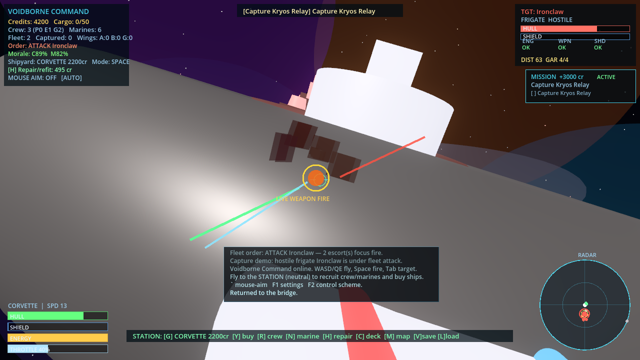
#> input picture artifacts/qa/20260625T160403Z/01_space_battle_thumb.png, 640 x 360 px
$ python make_contact_sheet.py ../artifacts/qa/20260625T160403Z out.png
#> lines starting #> are read from the running program, lines starting #| are printed output that depends on the picture
#!/usr/bin/env python3
"""make_contact_sheet.py — tile the captured PNGs into a single contact-sheet JPG.

Also performs a "not black" sanity check: it fails if every source image is effectively
black (mean luma below a threshold), since a black frame means the capture is broken.

Usage:
    python3 tools/make_contact_sheet.py <screenshots_dir> <output.jpg>
"""
import sys
import os
import glob
from PIL import Image

BLACK_LUMA_THRESHOLD = 8.0   # mean 0-255 luma below this == effectively black
COLS = 2
THUMB_W = 640


def mean_luma(img: Image.Image) -> float:
    g = img.convert("L").resize((64, 64))
    px = g.tobytes()
    return sum(px) / len(px)


def main() -> int:
    if len(sys.argv) < 3:
        print("usage: make_contact_sheet.py <screenshots_dir> <output.jpg>")
        return 2
    src_dir = sys.argv[1]
    out_path = sys.argv[2]

    paths = sorted(glob.glob(os.path.join(src_dir, "*.png")))
    if not paths:
        print(f"FAIL: no PNG screenshots found in {src_dir}")
        return 1

    thumbs = []
    lumas = []
    for p in paths:
        try:
            im = Image.open(p).convert("RGB")
#> im is the input picture: PIL image 640x360 RGB; mean R, G, B 101.1, 94.9, 98.4
        except Exception as e:  # noqa: BLE001
            print(f"WARN: could not open {p}: {e}")
            continue
        lum = mean_luma(im)
#> in mean_luma, `g = img.convert("L").resize((64, 64))`:
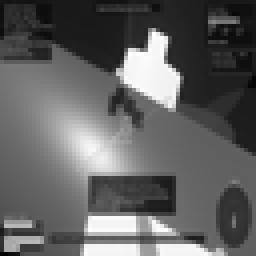
#> g: PIL image 64x64 L (shown 4 times larger); min 1, max 255, mean 97.1
#> lum = 97.1
        lumas.append((os.path.basename(p), lum))
        ratio = THUMB_W / im.width
#> ratio = 1
        thumb = im.resize((THUMB_W, int(im.height * ratio)))
        thumbs.append(thumb)
#> pass 2 of the loop in main, `for p in paths:`:
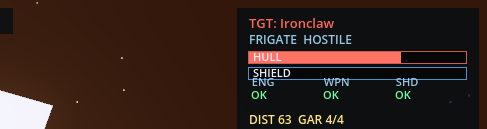
#> input picture artifacts/qa/20260625T160403Z/01_space_battle_tr.png, 487 x 129 px
#> in main, im is the input picture: PIL image 487x129 RGB; mean R, G, B 52.4, 34.5, 28.3
#> in mean_luma (call 2), `g = img.convert("L").resize((64, 64))`:
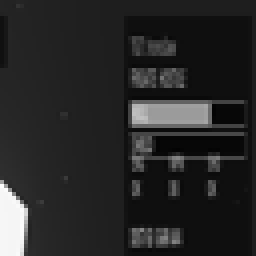
#> g: PIL image 64x64 L (shown 4 times larger); min 3, max 253, mean 39.2
#> in main, `lum = mean_luma(im)`: lum = 39.17
#> in main, `thumb = im.resize((THUMB_W, int(im.height * ratio)))`:
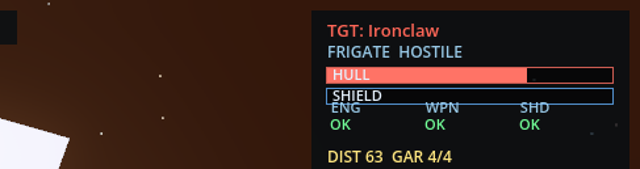
#> thumb: PIL image 640x169 RGB; mean R, G, B 52.4, 34.5, 28.4

    print("per-image mean luma (0-255):")
    for name, lum in lumas:
        flag = "  <-- BLACK" if lum < BLACK_LUMA_THRESHOLD else ""
        print(f"  {name:28s} {lum:6.2f}{flag}")
#> this loop made 2 passes
#> (name, lum, flag) on passes 1 to 2: ('01_space_battle_thumb.png', 97.1, ''), ('01_space_battle_tr.png', 39.17, '')
#|   01_space_battle_thumb.png     97.10
#|   01_space_battle_tr.png        39.17

    if not thumbs:
        print("FAIL: no readable images.")
        return 1

    if all(lum < BLACK_LUMA_THRESHOLD for _, lum in lumas):
        print("FAIL: all screenshots are effectively black.")
        return 1

    cols = min(COLS, len(thumbs))
#> cols = 2
    rows = (len(thumbs) + cols - 1) // cols
#> rows = 1
    cw = max(t.width for t in thumbs)
#> cw = 640
    ch = max(t.height for t in thumbs)
#> ch = 360
    pad = 8
    sheet = Image.new("RGB", (cols * cw + pad * (cols + 1), rows * ch + pad * (rows + 1)), (10, 12, 20))
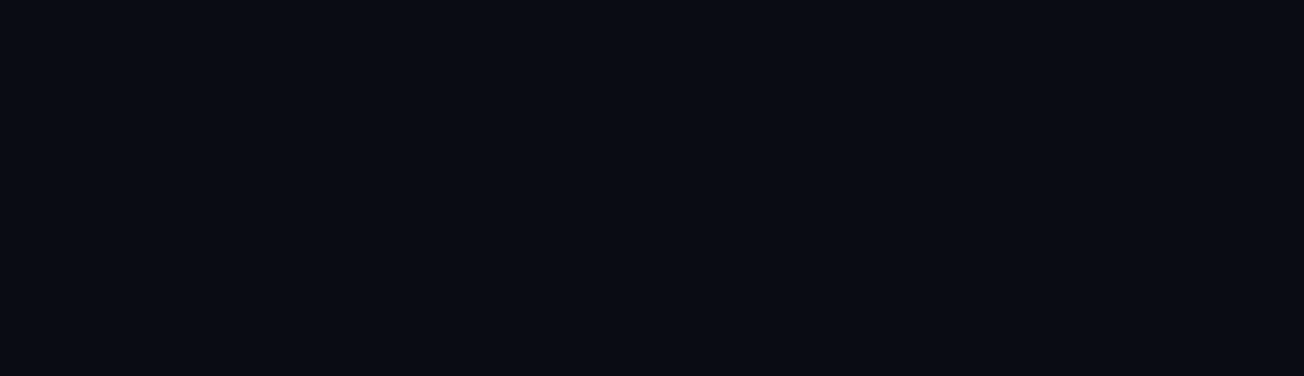
#> sheet: PIL image 1304x376 RGB; mean R, G, B 10, 12, 20
    for i, t in enumerate(thumbs):
        r, c = divmod(i, cols)
        x = pad + c * (cw + pad)
        y = pad + r * (ch + pad)
        sheet.paste(t, (x, y))
#> this loop made 2 passes
#> (r, c, x, y) on passes 1 to 2: (0, 0, 8, 8), (0, 1, 656, 8)
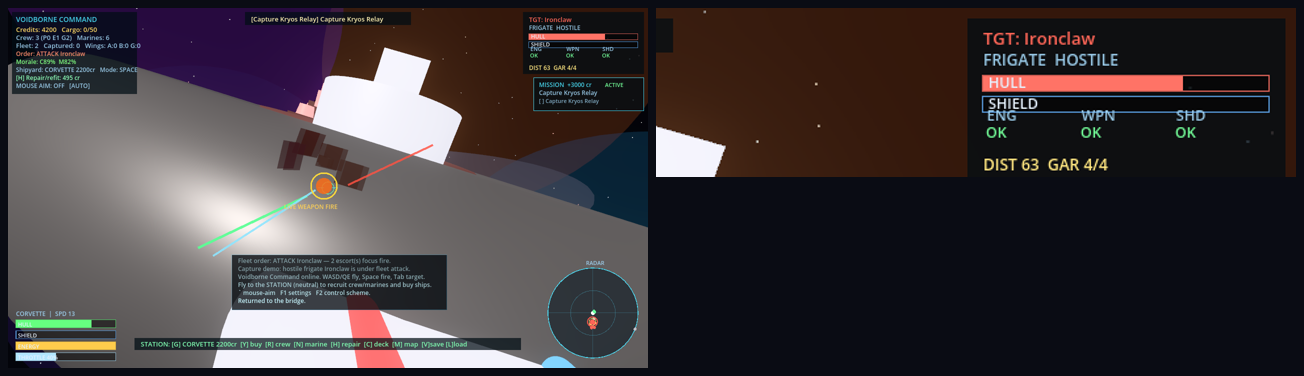
#> sheet: PIL image 1304x376 RGB; mean R, G, B 62.2, 55.9, 58.7

    os.makedirs(os.path.dirname(out_path) or ".", exist_ok=True)
    sheet.save(out_path, "JPEG", quality=88)
    print(f"PASS: contact sheet written to {out_path} ({sheet.width}x{sheet.height}, {len(thumbs)} tiles)")
#| PASS: contact sheet written to out.png (1304x376, 2 tiles)
    return 0


if __name__ == "__main__":
    raise SystemExit(main())
#> (the program exits here)
